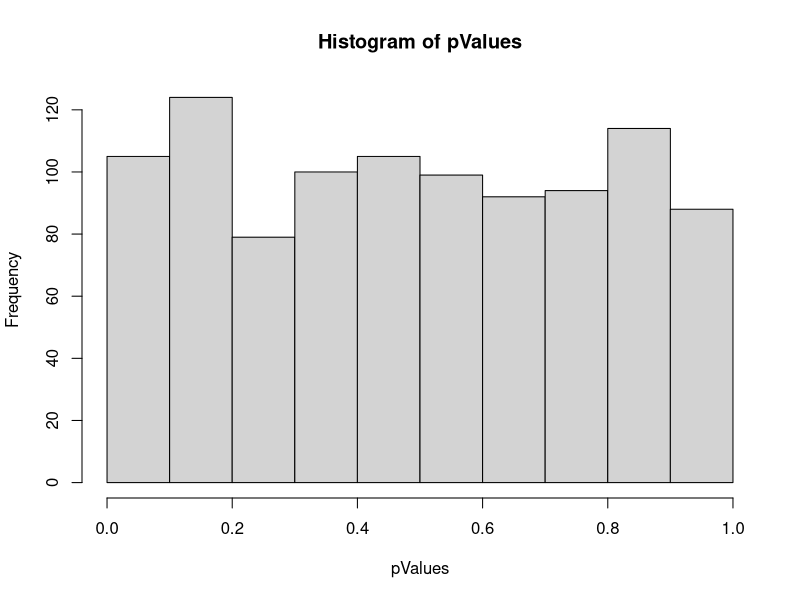
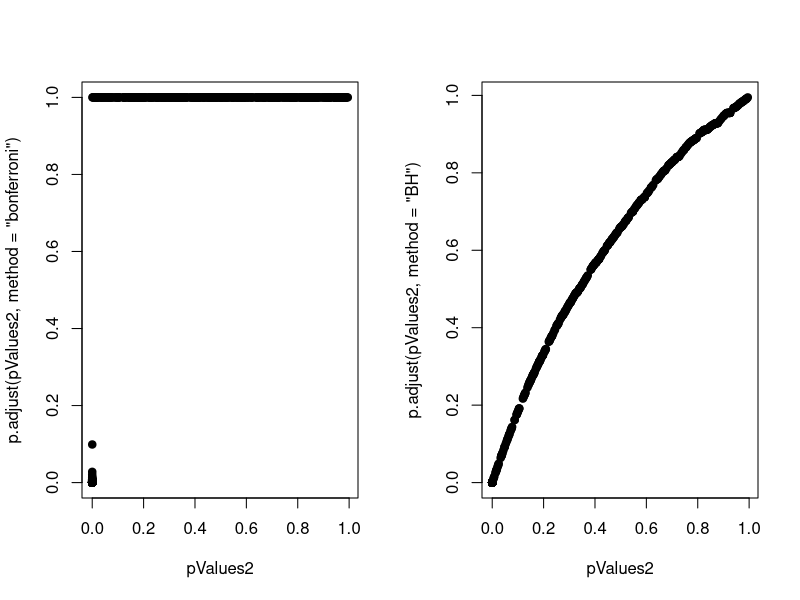

Reproduce these figures in R, in order.
##############################################################################################
# Case study I: no true positives
##############################################################################################

# For each experiment, randomly generate 20 x and y, and calculate p-Value of linear
# regression.
# Then, do such experiment 1000 times, and collect 1000 p-Value
set.seed(1010093)
pValues <- rep(NA, 1000)
for(i in 1:1000){
    y <- rnorm(20)
    x <- rnorm(20)
    pValues[i] <- summary(lm(y ~ x))$coeff[2,4] # p-Value between y and x
}
pValues
hist(pValues)

# Even though we do know that x and y are independent, there are still 51 cases showing
# significant results; has relationship. (alpha=0.05)
sum(pValues < 0.05)

# Controls false positive rate
# Controls FWER
sum(p.adjust(pValues, method="bonferroni") < 0.05)

# Controls FDR
sum(p.adjust(pValues, method="BH") < 0.05)

##############################################################################################
# Case study II: 50% true positives
##############################################################################################

# For first 500 experiments, randomly generate 20 x and y, and calculate p-Value of linear
# regression.
# For second 500 experiments, randomly generate 20 x and y=2*x, and calculate p-Value of linear
# regression.
set.seed(1010093)
pValues2 <- rep(NA, 1000)
for(i in 1:1000){
    y <- rnorm(20)
    # First 500 beta=0, last 500 beta=2
    if( i <= 500) { y <- rnorm(20)} else {y <-rnorm(20, mean=2*x)}
    pValues2[i] <- summary(lm(y ~ x))$coeff[2,4] # P-value between y and x
}
pValues2

trueStatus <- rep(c("zero", "not zero"), each=500)
tail(trueStatus)

#  The first 500 should have no correlation. However, 24 of them shows significant results.
#  The second 500 should have strong correlation, and the results support it.
#
#        trueStatus
#        not zero zero
#  FALSE        0  476
#  TRUE       500   24
#
table(pValues2 < 0.05, trueStatus)

# The false positive rate
24/500

# Controls FWER
#
# 1. No false positives (due to lower alpha)
# 2. 23 misidentified truly significant
#
#        trueStatus
#        not zero zero
#  FALSE       23  500
#  TRUE       477    0
table(p.adjust(pValues2, method="bonferroni") < 0.05, trueStatus)

# Controls BH
#
# 1. All the significant results were correctly identified
# 2. 13 results were incorrectly identified
# 3. Results in between no correction and FWER
#
#        trueStatus
#        not zero zero
#  FALSE        0  487
#  TRUE       500   13
table(p.adjust(pValues2, method="BH") < 0.05, trueStatus)

# Understanding p adjustment
par(mfrow=c(1,2))
plot(pValues2, p.adjust(pValues2, method="bonferroni"), pch=19)
plot(pValues2, p.adjust(pValues2, method="BH"), pch=19)




